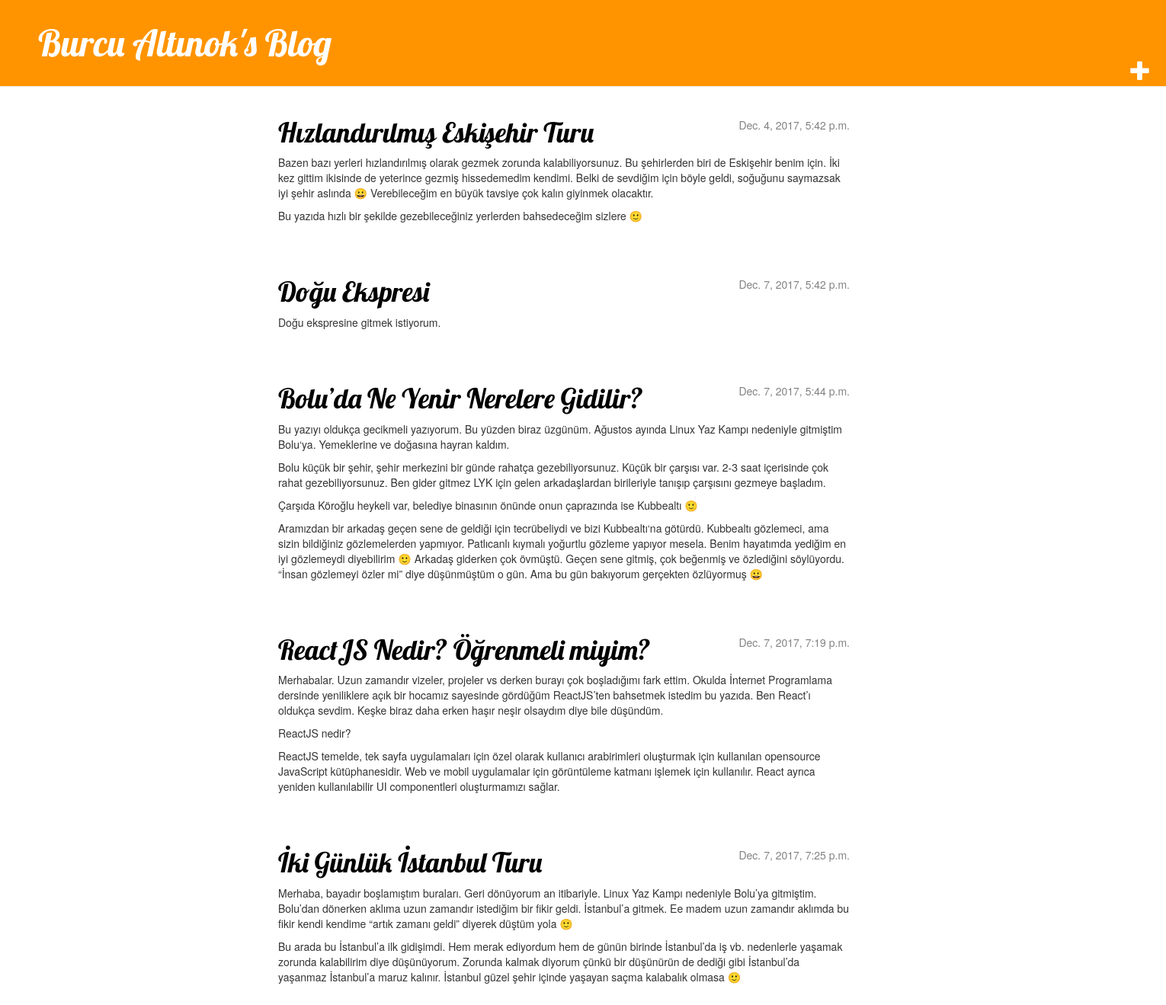
The app's page / (signed in) with its own data.
### blog/models.py (models this page shows, shortened)
class Post(models.Model): #Modelimizi nesne turunden tanimladik
    yazar = models.ForeignKey('auth.User')
    baslik = models.CharField(max_length=200) #kısa metinleri tanımlar.
    yazi = models.TextField() #uzun metinleri tanımlar.
    yaratilma_tarihi = models.DateTimeField(
           default=timezone.now)
    yayinlanma_tarihi = models.DateTimeField(
           blank=True, null=True)

### blog/views.py (the view)
# urls.py: url(r'^$', views.post_list, name='post_list'),
def post_list(request):
    posts = Post.objects.filter(yayinlanma_tarihi__lte=timezone.now()).order_by('yayinlanma_tarihi')
    return render(request, 'blog/post_list.html', {'posts': posts})

### blog/templates/blog/post_list.html (shortened to what this page needs)
{% extends 'blog/base.html' %}
{% load staticfiles %}
        {% block content %}
    {% for post in posts %}
        <div class="post">
            <div class="date">
                {{ post.yayinlanma_tarihi }}
            </div>
            <h1><a href="{% url 'post_detail' pk=post.pk %}">{{ post.baslik }}</a></h1>
            <p>{{ post.yazi|linebreaks }}</p>
        </div>
    {% endfor %}
{% endblock %}

### blog/static/css/blog.css (style rules this page uses)
h1 a { color: #9AD93D; font-family: 'Lobster'; }
body { padding-left: 0px; }
h1, h2, h3, h4 { font-family: 'Lobster', cursive; }
.date { float: right; color: #828282; }
.post { margin-bottom: 70px; }
.post h1 a, .post h1 a:visited { color: #000000; }

### records on screen
Post: yayinlanma_tarihi "Dec. 4, 2017, 5:42 p.m.", baslik "Hızlandırılmış Eskişehir Turu", yazi "Bazen bazı yerleri hızlandırılmış olarak gezmek zorunda kalabiliyorsunuz. Bu şehirlerden biri de Eskişehir benim için. İki kez gittim ikisinde de yeterince gezmiş hissedemedim kendimi. Belki de sevdiğim için böyle geldi, soğuğunu saymazsak iyi şehir aslında 😀 Verebileceğim en büyük tavsiye çok kalın giyinmek olacaktır. Bu yazıda hızlı bir şekilde gezebileceğiniz yerlerden bahsedeceğim sizlere 🙂"
Post: yayinlanma_tarihi "Dec. 7, 2017, 5:42 p.m.", baslik "Doğu Ekspresi", yazi "Doğu ekspresine gitmek istiyorum."
Post: yayinlanma_tarihi "Dec. 7, 2017, 5:44 p.m.", baslik "Bolu’da Ne Yenir Nerelere Gidilir?", yazi "Bu yazıyı oldukça gecikmeli yazıyorum. Bu yüzden biraz üzgünüm. Ağustos ayında Linux Yaz Kampı nedeniyle gitmiştim Bolu‘ya. Yemeklerine ve doğasına hayran kaldım. Bolu küçük bir şehir, şehir merkezini bir günde rahatça gezebiliyorsunuz. Küçük bir çarşısı var. 2-3 saat içerisinde çok rahat gezebiliyorsunuz. Ben gider gitmez LYK için gelen arkadaşlardan birileriyle tanışıp çarşısını gezmeye başladım. Çarşıda Köroğlu heykeli var, belediye binasının önünde onun çaprazında ise Kubbealtı 🙂 Aramızdan bir arkadaş geçen sene de geldiği için tecrübeliydi ve bizi Kubbealtı‘na götürdü. Kubbealtı gözlemeci, ama sizin bildiğiniz gözlemelerden yapmıyor. Patlıcanlı kıymalı yoğurtlu gözleme yapıyor mesela.…"
Post: yayinlanma_tarihi "Dec. 7, 2017, 7:19 p.m.", baslik "ReactJS Nedir? Öğrenmeli miyim?", yazi "Merhabalar. Uzun zamandır vizeler, projeler vs derken burayı çok boşladığımı fark ettim. Okulda İnternet Programlama dersinde yeniliklere açık bir hocamız sayesinde gördüğüm ReactJS’ten bahsetmek istedim bu yazıda. Ben React’ı oldukça sevdim. Keşke biraz daha erken haşır neşir olsaydım diye bile düşündüm. ReactJS nedir? ReactJS temelde, tek sayfa uygulamaları için özel olarak kullanıcı arabirimleri oluşturmak için kullanılan opensource JavaScript kütüphanesidir. Web ve mobil uygulamalar için görüntüleme katmanı işlemek için kullanılır. React ayrıca yeniden kullanılabilir UI componentleri oluşturmamızı sağlar."
Post: yayinlanma_tarihi "Dec. 7, 2017, 7:25 p.m.", baslik "İki Günlük İstanbul Turu", yazi "Merhaba, bayadır boşlamıştım buraları. Geri dönüyorum an itibariyle. Linux Yaz Kampı nedeniyle Bolu’ya gitmiştim. Bolu’dan dönerken aklıma uzun zamandır istediğim bir fikir geldi. İstanbul’a gitmek. Ee madem uzun zamandır aklımda bu fikir kendi kendime “artık zamanı geldi” diyerek düştüm yola 🙂 Bu arada bu İstanbul’a ilk gidişimdi. Hem merak ediyordum hem de günün birinde İstanbul’da iş vb. nedenlerle yaşamak zorunda kalabilirim diye düşünüyorum. Zorunda kalmak diyorum çünkü bir düşünürün de dediği gibi İstanbul’da yaşanmaz İstanbul’a maruz kalınır. İstanbul güzel şehir içinde yaşayan saçma kalabalık olmasa 🙂"
